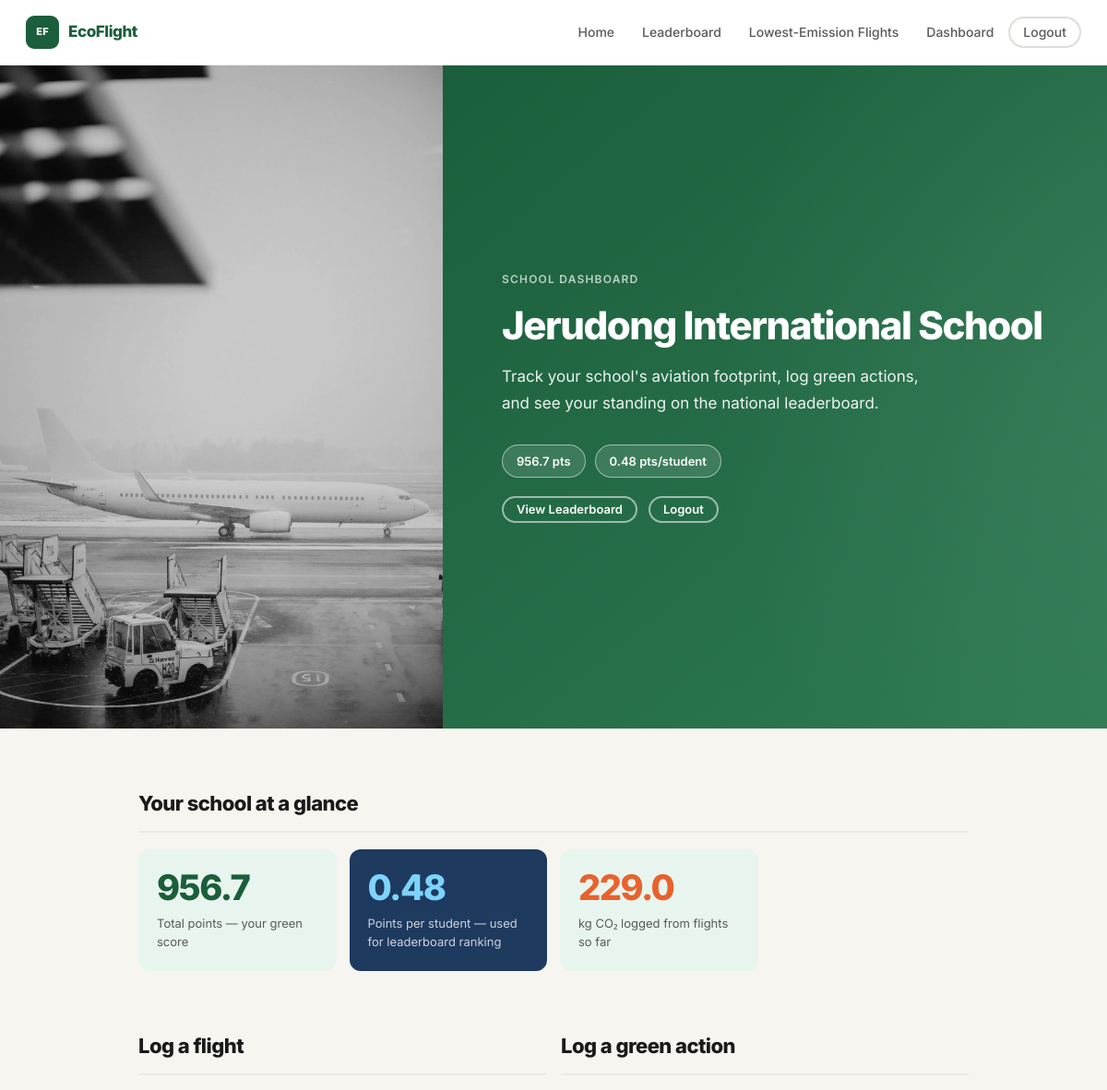
The page /dashboard (signed in, upper part) on the database as committed earlier.
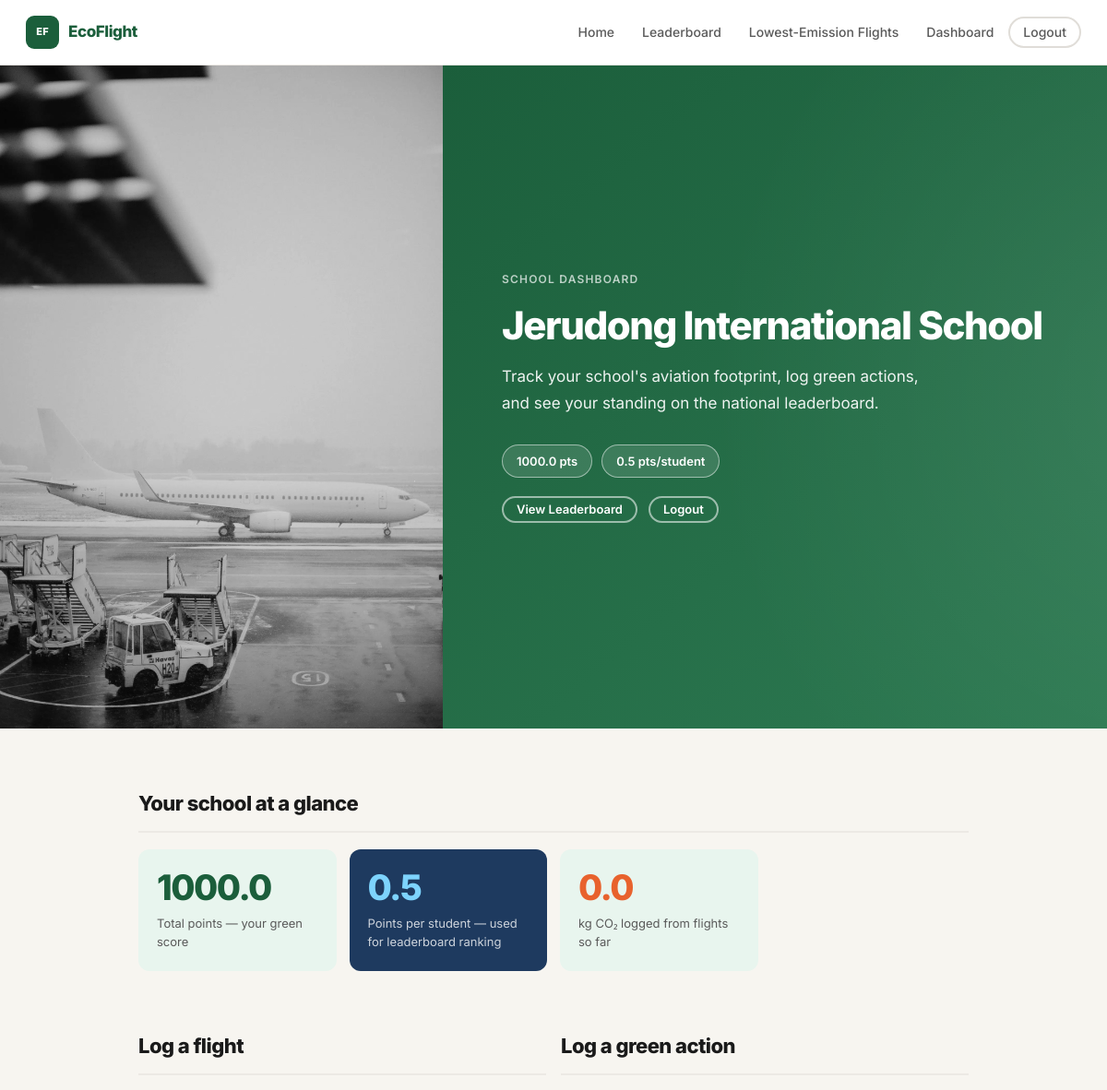
The same page on the database as committed later.
### app.py (models this page shows)
class School(UserMixin, db.Model):
    id = db.Column(db.Integer, primary_key=True)
    name = db.Column(db.String(100), unique=True, nullable=False)
    email = db.Column(db.String(120), unique=True, nullable=False)
    password = db.Column(db.String(200), nullable=False)
    students = db.Column(db.Integer, nullable=False)
    points = db.Column(db.Float, default=1000)
    total_emissions = db.Column(db.Float, default=0)
    def score_per_student(self):
        if self.students == 0:
            return 0
        return round(self.points / self.students, 2)

### app.py (the view)
@app.route("/dashboard")
@login_required
def dashboard():
    init_db_once()
    images = list_gallery_images()
    return render_template("dashboard.html", school=current_user, images=images)

### app.py (called while the page is built, shortened)
def list_gallery_images() -> list[str]:
    folder = app.config["UPLOAD_FOLDER"]
    if not os.path.isdir(folder):
        return []
    imgs = []
    for f in os.listdir(folder):
        if "." in f and f.rsplit(".", 1)[1].lower() in ALLOWED_EXTENSIONS:
            imgs.append(f)
    return sorted(imgs)

@login_manager.user_loader
def load_user(user_id):
    return db.session.get(School, int(user_id))

def init_db_once():
    global _db_inited
    if _db_inited:
        return

### templates/dashboard.html (shortened to what this page needs)
{% extends "base.html" %}
{% block content %}
<section class="split-hero">
  <div class="split-hero__img">
    <img src="{{ url_for('static', filename='pictures/hero.jpg') }}" alt="Airplane in flight">
  </div>
  <div class="split-hero__panel split-hero__panel--green">
    <div class="split-hero__breadcrumb">School Dashboard</div>
    <h1 class="split-hero__title">{{ school.name }}</h1>
    <p class="split-hero__body">
      Track your school's aviation footprint, log green actions, and see your standing
      on the national leaderboard.
    </p>
    <div class="split-hero__pills">
      <span class="split-hero__pill">{{ school.points | round(1) }} pts</span>
      <span class="split-hero__pill">{{ school.score_per_student() }} pts/student</span>
    </div>
    <div class="lef-cta-row">
      <a class="btn btn--white-outline btn--sm" href="{{ url_for('leaderboard') }}">View Leaderboard</a>
      <a class="btn btn--white-outline btn--sm" href="{{ url_for('logout') }}">Logout</a>
    </div>
  </div>
</section>
<div class="lef-page">
  <div class="lef-page__inner">
    <section class="lef-section" id="overview">
      <h2 class="lef-section__title">Your school at a glance</h2>
      <div class="lef-stats">
        <div class="lef-stat lef-stat--green">
          <div class="lef-stat__num">{{ school.points | round(1) }}</div>
          <div class="lef-stat__text">Total points — your green score</div>
        </div>
        <div class="lef-stat lef-stat--blue">
          <div class="lef-stat__num">{{ school.score_per_student() }}</div>
          <div class="lef-stat__text">Points per student — used for leaderboard ranking</div>
        </div>
        <div class="lef-stat lef-stat--green">
          <div class="lef-stat__num" style="color:var(--orange);">{{ school.total_emissions | round(1) }}</div>
          <div class="lef-stat__text">kg CO₂ logged from flights so far</div>
        </div>
      </div>
    </section>
    <div class="lef-grid lef-grid--2" style="margin-bottom:56px;">
      <section class="lef-section" id="log-flight" style="margin-bottom:0;">
        <h2 class="lef-section__title">Log a flight</h2>
      </section>
      <section class="lef-section" id="log-action" style="margin-bottom:0;">
        <h2 class="lef-section__title">Log a green action</h2>
      </section>
    </div>
  </div>
</div>
{% endblock %}

### templates/base.html (shortened to what this page needs)
<!DOCTYPE html>
<html lang="en">
<head>
  <link rel="stylesheet" href="{{ url_for('static', filename='css/style.css') }}">
</head>
<body>
  <header class="nav">
    <div class="nav__inner">
      <a class="brand" href="{{ url_for('index') }}">
        <div class="brand__icon">EF</div>
        EcoFlight
      </a>
      <nav class="nav__links">
        <a href="{{ url_for('index') }}">Home</a>
        <a href="{{ url_for('leaderboard') }}">Leaderboard</a>
        <a href="{{ url_for('lowest_emission_flights') }}">Lowest-Emission Flights</a>
        {% if current_user.is_authenticated %}
          <a href="{{ url_for('dashboard') }}">Dashboard</a>
          <a class="btn btn--ghost btn--sm" href="{{ url_for('logout') }}">Logout</a>
        {% else %}
          <a href="{{ url_for('login') }}">Login</a>
          <a class="btn btn--primary btn--sm" href="{{ url_for('register') }}">Register</a>
        {% endif %}
      </nav>
    </div>
  </header>
  <main class="page">
    {% block content %}{% endblock %}
  </main>
</body>
</html>

Rows that differ between the two databases and show on the page:
changed School "Jerudong International School": points "956.7" → "1000.0"; score_per_student "0.48" → "0.5"; total_emissions "229.0" → "0.0"
